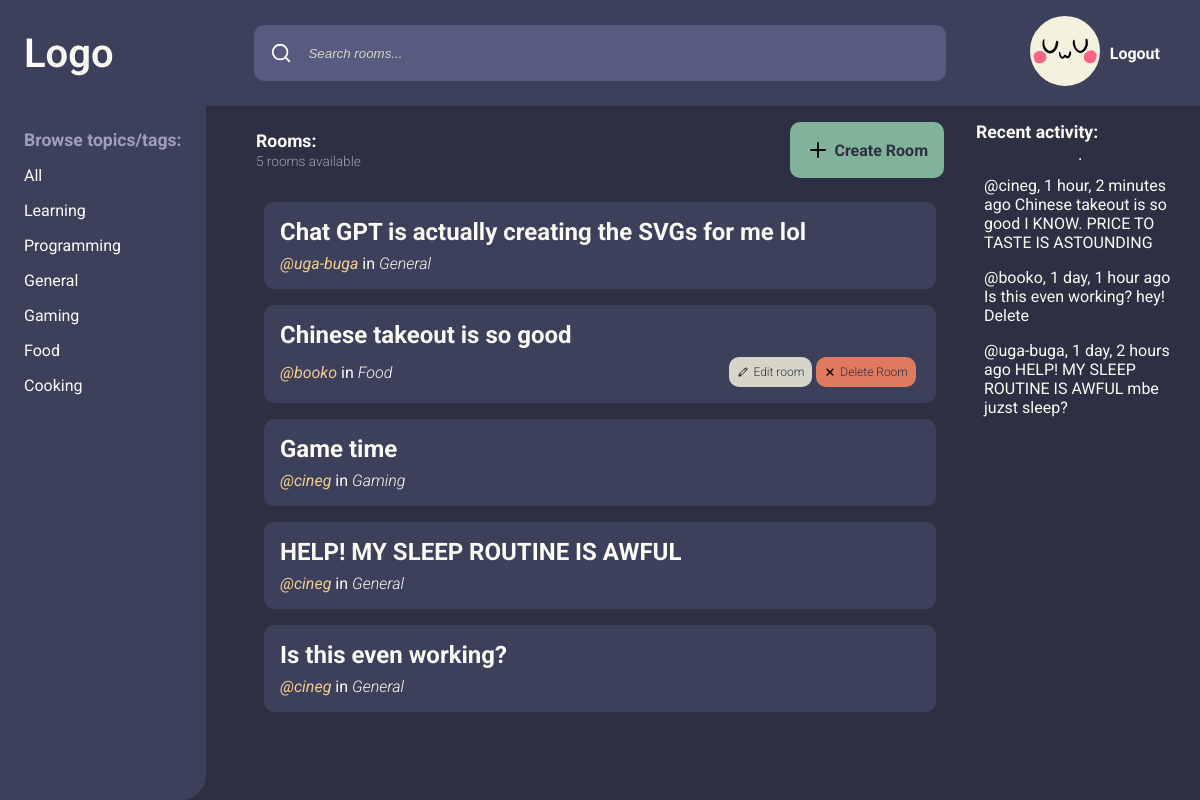
Screenshot of / (signed in) with the database file from the repository.
### base/models.py (models this page shows, shortened)
class Topic(models.Model):
    name = models.CharField(max_length=200)

class Room(models.Model):
    host = models.ForeignKey(User, on_delete=models.SET_NULL, null=True)
    topic = models.ForeignKey(Topic, on_delete=models.SET_NULL, null=True)
    name = models.CharField(max_length=200)
    description = models.TextField(null=True, blank=True)
    participants = models.ManyToManyField(User, related_name="participants", blank=True)
    updated = models.DateTimeField(auto_now=True)
    created = models.DateTimeField(auto_now_add=True)
    class Meta:
        ordering: list[str] = ["-updated", "-created"]

class Message(models.Model):
    user = models.ForeignKey(User, on_delete=models.CASCADE)
    room = models.ForeignKey(Room, on_delete=models.CASCADE)
    body = models.TextField()
    updated = models.DateTimeField(auto_now=True)
    created = models.DateTimeField(auto_now_add=True)
    class Meta:
        ordering: list[str] = ["-updated", "-created"]
    def __str__(self) -> str:
        return self.body[0:50]

### base/views.py (the view)
# urls.py: path("", views.home, name="home"),
def home(request: HttpRequest) -> HttpResponse:
    q: str | None = request.GET.get("q")
    if q == None:
        q = ""
    rooms = Room.objects.filter(
        Q(topic__name__icontains=q) | Q(name__icontains=q) | Q(description__icontains=q)
    )
    topics = Topic.objects.all()
    rooms_count: int = rooms.count()
    room_messages = Message.objects.filter(Q(room__topic__name__icontains=q))[0:3]
    context: dict = {
        "rooms": rooms,
        "topics": topics,
        "rooms_count": rooms_count,
        "room_messages": room_messages,
    }
    return render(request, "base/home.html", context)

### base/templates/base/home.html
{% extends "main.html" %}
{% block content %}
    <main class="home">
        {% include "base/topics_component.html" %}
        <section class="chatrooms">
            <div class="room-header">
                <div class="room-count">
                    <h3>Rooms:</h3>
                    <p>{{ rooms_count }} rooms available</p>
                </div>
                <a href="{% url 'create-room' %}" class="btn">
                    <svg xmlns="http://www.w3.org/2000/svg"
                         width="24"
                         height="24"
                         viewBox="0 0 24 24"
                         fill="none"
                         stroke="#000000"
                         stroke-width="2"
                         stroke-linecap="round"
                         stroke-linejoin="round">
                        <line x1="12" y1="5" x2="12" y2="19" />
                        <line x1="5" y1="12" x2="19" y2="12" />
                    </svg>
                    <span>Create Room</span>
                </a>
            </div>
            {% include "base/feed_component.html" %}
        </section>
        <section class="feed">
            {% include "base/activity_component.html" %}
        </section>
    </main>
{% endblock content %}

### base/templates/base/topics_component.html
<nav class="topics">
    <h3>Browse topics/tags:</h3>
    <div class="topic">
        <a href={% url "home" %}>All</a>
    </div>
    {% for topic in topics %}
        <div class="topic">
            <a href={% url "home" %}?q={{ topic.name }}> {{ topic.name }} </a>
        </div>
    {% endfor %}
</nav>

### base/templates/base/feed_component.html (shortened to what this page needs)
<article>
    {% for room in rooms %}
        <div class="room">
            <a href="{% url 'room' room.id %}" class="room-name">{{ room.name }}</a>
            <div class="room-details">
                <div>
                <a href="{% url "user-profile" room.host.username %}"
                   class="user-handle">@{{ room.host.username }}</a>
                <p>
                    in <span class="room-topic">{{ room.topic.name }}</span>
                </p>
            </div>
                {% if request.user == room.host %}
                    <div class="room-controls">
                        <a href="{% url 'update-room' room.id %}" class="btn btn-edit">
                            <span>Edit room</span></a>
                        <a href="{% url 'delete-room' room.id %}" class="btn btn-delete">
                            <span>Delete Room</span></a>
                    </div>
                {% endif %}
            </div>
        </div>
    {% endfor %}
</article>

### base/templates/base/activity_component.html
<h3>Recent activity:</h3>
<hr />
{% for message in room_messages %}
    <article>
        <span><a href="{% url "user-profile" message.user %}">@{{ message.user }}</a>, {{ message.updated|timesince }} ago</span>
        <p>{{ message.room.name }}</p>
        <p>{{ message }}</p>
        {% if message.user == request.user %}
            <a href="{% url 'delete-message' message.id %}">Delete</a>
        {% endif %}
    </article>
{% endfor %}

### static/styles/style.css (style rules this page uses)
:root { --color-main-light: #fcfbf6; --color-main: #f4f1de; --color-main-dark: #d7d5c8; --color-bg-medium: #3d405b; --color-bg-light: #575b80; --color-bg-text: #9ea0bb; --color-bg-dark: #2d2f42; --color-success: #81b29a; --color-error: #e07a5f; --color-accent: #f2cc8f; }
a, button, p { all: unset; }
a { transition: 0.2s ease-in-out; }
h3 { font-size: 1.1rem; font-weight: 700; padding: 0; margin: 0; margin-bottom: 0.5rem; }
body { font-family: "Roboto", sans-serif; margin: 0; background-color: var(--color-bg-dark); color: var(--color-main-light); font-size: 12pt; height: 100vh; }
main { display: grid; }
main.home { grid-template-columns: 1fr 3fr 1fr; }
nav { padding: 1.5rem; background-color: var(--color-bg-medium); height: 100%; border-bottom-right-radius: 25px; max-width: max-content; }
nav h3 { color: var(--color-bg-text); }
nav .topic { padding: 0.5rem 0; }
section { padding: 1rem; display: flex; flex-direction: column; }
article { padding: 0.5rem; }
a.btn { color: var(--color-bg-dark); padding: 1rem; font-weight: 700; background-color: var(--color-success); border-radius: 10px; display: flex; flex-direction: row; align-items: center; }
a.btn-edit { background-color: var(--color-main-dark); }
a.btn-delete { background-color: var(--color-error); }
a.btn svg { margin-right: 0.25rem; }
.room-header { display: flex; justify-content: space-between; align-items: center; }
.room-header h3 { margin-bottom: 0; }
.room-header p { font-weight: 300; font-size: 0.85rem; color: var(--color-bg-text); }
.room { margin: 1rem 0; background-color: var(--color-bg-medium); border-radius: 10px; padding: 0.5rem 1rem; display: flex; flex-direction: column; }
.room .room-controls { display: flex; flex-direction: row; align-items: center; justify-content: flex-end; }
.room .room-controls a { font-size: 0.75rem; padding: 0.5rem; margin-right: 0.25rem; font-weight: 300; }
.room .room-controls svg { stroke-width: 1; height: 0.75rem; width: 0.75rem; padding: 0; }
.room-name { padding: 0.5rem 0; font-weight: 700; font-size: 1.5rem; }
.room-details { display: grid; grid-template-columns: 1fr 1fr; align-items: center; padding-bottom: 0.5rem; }
.user-handle { font-style: italic; color: var(--color-accent); padding: 0.5rem 0; }
.room-topic { font-weight: 300; font-style: italic; }

### rows the page displays
Topic: name "Learning"
Topic: name "Programming"
Topic: name "General"
Topic: name "Gaming"
Topic: name "Food"
Topic: name "Cooking"
Room: name "Chat GPT is actually creating the SVGs for me lol", host.username "uga-buga", topic.name "General"
Room: name "Chinese takeout is so good", host.username "booko", topic.name "Food", shows "Edit room"
Room: name "Game time", host.username "cineg", topic.name "Gaming"
Room: name "HELP! MY SLEEP ROUTINE IS AWFUL", host.username "cineg", topic.name "General"
Room: name "Is this even working?", host.username "cineg", topic.name "General"
Message: user "cineg", updated "1 hour, 2 minutes", room.name "Chinese takeout is so good", body "I KNOW. PRICE TO TASTE IS ASTOUNDING"
Message: user "booko", updated "1 day, 1 hour", room.name "Is this even working?", body "hey!", shows "Delete"
Message: user "uga-buga", updated "1 day, 2 hours", room.name "HELP! MY SLEEP ROUTINE IS AWFUL", body "mbe juzst sleep?"

### other values shown
{{ rooms_count }} "5"
